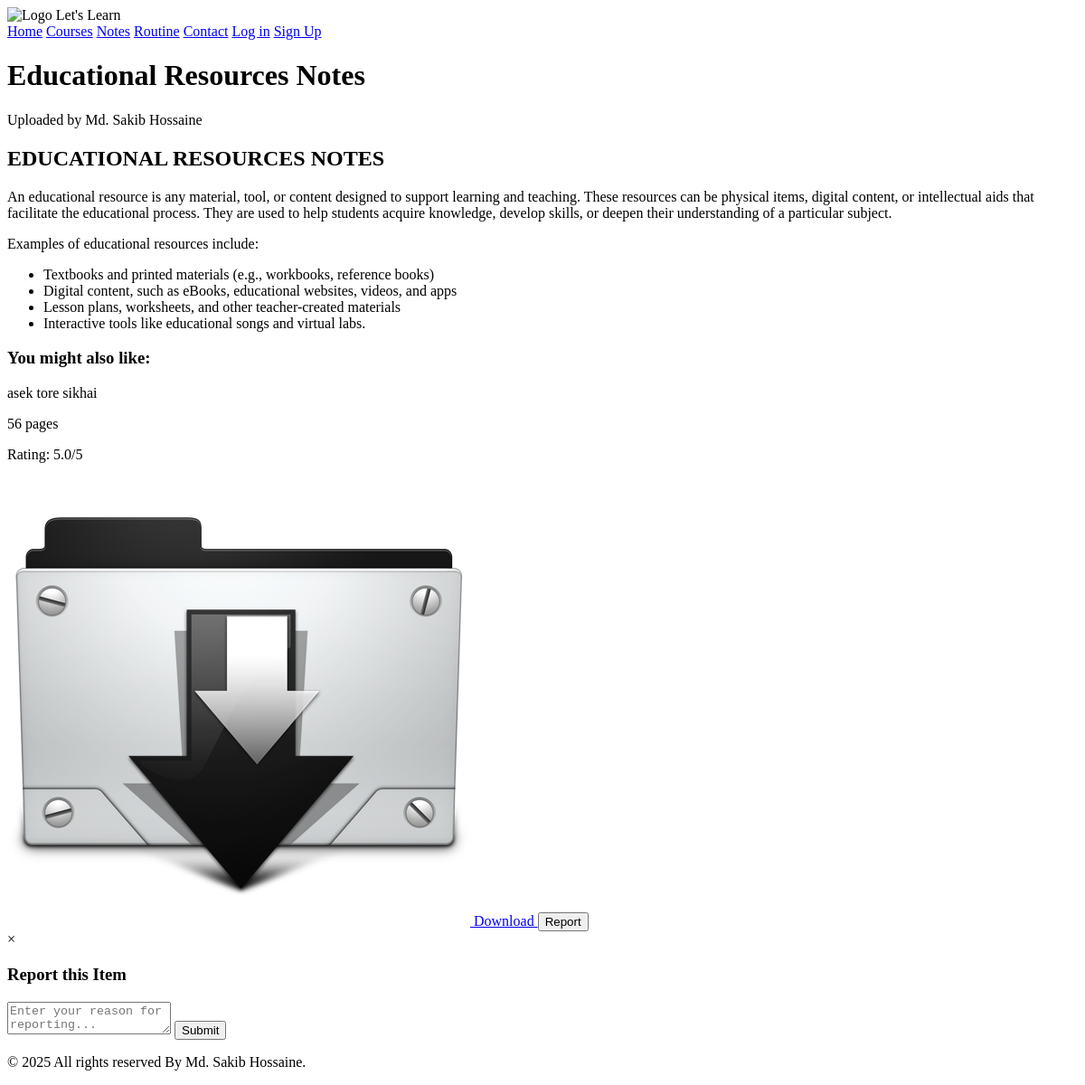
Page /notes/ on the earlier database version.
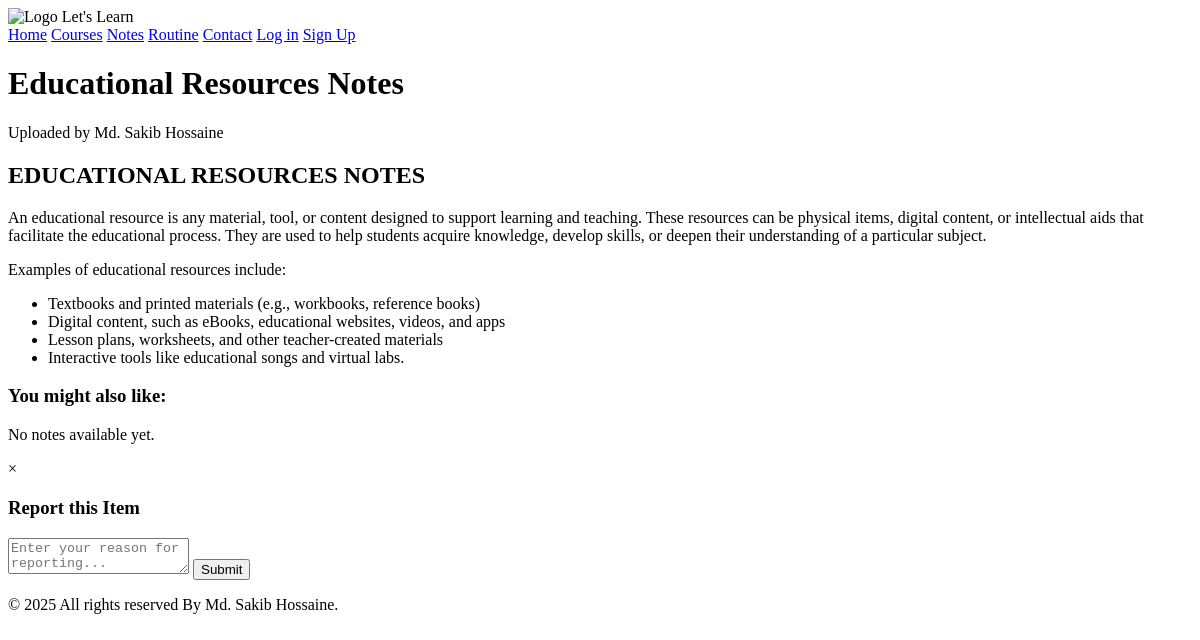
Same page on the later database version.
### notes/models.py (models this page shows, shortened)
class Note(models.Model):
    title = models.CharField(max_length=200)
    description = models.TextField()
    module_code = models.CharField(max_length=20)
    pages = models.IntegerField()
    file = models.FileField(upload_to="notes/")
    uploaded_by = models.ForeignKey(settings.AUTH_USER_MODEL, on_delete=models.CASCADE)
    upload_date = models.DateTimeField(auto_now_add=True)
    rating = models.FloatField(default=0)
    download_count = models.IntegerField(default=0)

### notes/views.py (the view)
# urls.py: path("", include("notes.urls")),
def notes(request):
    notes = Note.objects.all().order_by("-upload_date")
    return render(request, "notes/notes.html", {"notes": notes})

### templates/notes/notes.html (shortened to what this page needs)
{% extends "base.html" %}
{% load static %}
{% block content %}
<div class="NOTES-container">
    <div class="NOTES-header">
        <h1>Educational Resources Notes</h1>
        <p>Uploaded by Md. Sakib Hossaine</p>
    </div>
    <div class="NOTES-content">
        <h2>EDUCATIONAL RESOURCES NOTES</h2>
        <p>An educational resource is any material, tool, or content designed to support learning and teaching. These resources can be physical items, digital content, or intellectual aids that facilitate the educational process. They are used to help students acquire knowledge, develop skills, or deepen their understanding of a particular subject.</p>
        <p>Examples of educational resources include:</p>
        <ul>
            <li>Textbooks and printed materials (e.g., workbooks, reference books)</li>
            <li>Digital content, such as eBooks, educational websites, videos, and apps</li>
            <li>Lesson plans, worksheets, and other teacher-created materials</li>
            <li>Interactive tools like educational songs and virtual labs.</li>
        </ul>
    </div>
    <div class="NOTES-related-notes">
        <h3>You might also like:</h3>
        {% for note in notes %}
        <div class="NOTES-related-item" data-item="{{ note.module_code }}">
            <p>{{ note.title }}</p>
            {% if note.pages %}
            <p>{{ note.pages }} pages</p>
            {% endif %}
            <div class="NOTES-rating-display">
                Rating: <span class="NOTES-rating-value">{{ note.rating }}</span>/5
            </div>
            <a href="{% url 'download_note' note.id %}" class="NOTES-download-button">
                <img src="{% static 'images/down.png' %}" alt="Download">
                Download
            </a>
            <button class="NOTES-report-button" onclick="reportItem({{ note.id }})">Report</button>
        </div>
        {% empty %}
        <p>No notes available yet.</p>
        {% endfor %}
    </div>
</div>
<div id="NOTES-report-modal" class="NOTES-modal">
    <div class="NOTES-modal-content">
        <span class="NOTES-close-modal" onclick="closeModal('NOTES-report-modal')">&times;</span>
        <h3>Report this Item</h3>
        <textarea id="NOTES-report-reason" placeholder="Enter your reason for reporting..."></textarea>
        <button onclick="submitReport()">Submit</button>
    </div>
</div>
{% endblock %}

Differences in the rows shown:
removed Note: title "asek tore sikhai", pages "56", rating "5.0"
Other differences:
text now shown: "No notes available yet."
